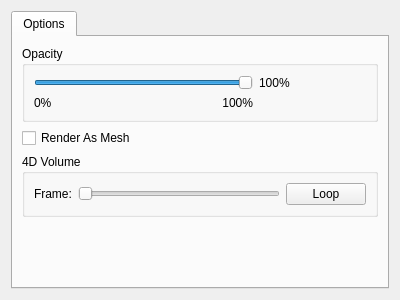
<?xml version="1.0" encoding="UTF-8"?>
<ui version="4.0">
 <class>polyDataOptions</class>
 <widget class="QWidget" name="polyDataOptions">
  <property name="geometry">
   <rect>
    <x>0</x>
    <y>0</y>
    <width>400</width>
    <height>300</height>
   </rect>
  </property>
  <property name="windowTitle">
   <string>Form</string>
  </property>
  <layout class="QVBoxLayout" name="verticalLayout">
   <item>
    <widget class="QTabWidget" name="tabWidget">
     <property name="currentIndex">
      <number>0</number>
     </property>
     <widget class="QWidget" name="tab">
      <attribute name="title">
       <string>Options</string>
      </attribute>
      <layout class="QVBoxLayout" name="verticalLayout_2">
       <item>
        <widget class="QGroupBox" name="groupBox">
         <property name="title">
          <string>Opacity</string>
         </property>
         <layout class="QGridLayout" name="gridLayout">
          <item row="2" column="0">
           <widget class="QLabel" name="label">
            <property name="text">
             <string>0%</string>
            </property>
           </widget>
          </item>
          <item row="0" column="0" colspan="2">
           <widget class="QSlider" name="opacitySlider">
            <property name="minimum">
             <number>1</number>
            </property>
            <property name="maximum">
             <number>100</number>
            </property>
            <property name="value">
             <number>100</number>
            </property>
            <property name="orientation">
             <enum>Qt::Horizontal</enum>
            </property>
           </widget>
          </item>
          <item row="2" column="1">
           <widget class="QLabel" name="label_2">
            <property name="text">
             <string>100%</string>
            </property>
            <property name="alignment">
             <set>Qt::AlignRight|Qt::AlignTrailing|Qt::AlignVCenter</set>
            </property>
           </widget>
          </item>
          <item row="0" column="2">
           <widget class="QLabel" name="opacityLabel">
            <property name="text">
             <string>100%</string>
            </property>
           </widget>
          </item>
         </layout>
        </widget>
       </item>
       <item>
        <widget class="QCheckBox" name="renderMeshCheckBox">
         <property name="text">
          <string>Render As Mesh</string>
         </property>
        </widget>
       </item>
       <item>
        <widget class="QGroupBox" name="cineGroupBox">
         <property name="title">
          <string>4D Volume</string>
         </property>
         <layout class="QHBoxLayout" name="horizontalLayout_3">
          <item>
           <widget class="QLabel" name="label_4">
            <property name="text">
             <string>Frame:</string>
            </property>
           </widget>
          </item>
          <item>
           <widget class="QSlider" name="frameSlider">
            <property name="orientation">
             <enum>Qt::Horizontal</enum>
            </property>
           </widget>
          </item>
          <item>
           <widget class="QPushButton" name="cineLoopPushButton">
            <property name="text">
             <string>Loop</string>
            </property>
            <property name="checkable">
             <bool>true</bool>
            </property>
            <property name="checked">
             <bool>false</bool>
            </property>
           </widget>
          </item>
         </layout>
        </widget>
       </item>
       <item>
        <spacer name="verticalSpacer">
         <property name="orientation">
          <enum>Qt::Vertical</enum>
         </property>
         <property name="sizeHint" stdset="0">
          <size>
           <width>20</width>
           <height>98</height>
          </size>
         </property>
        </spacer>
       </item>
      </layout>
     </widget>
    </widget>
   </item>
  </layout>
 </widget>
 <resources/>
 <connections/>
</ui>
